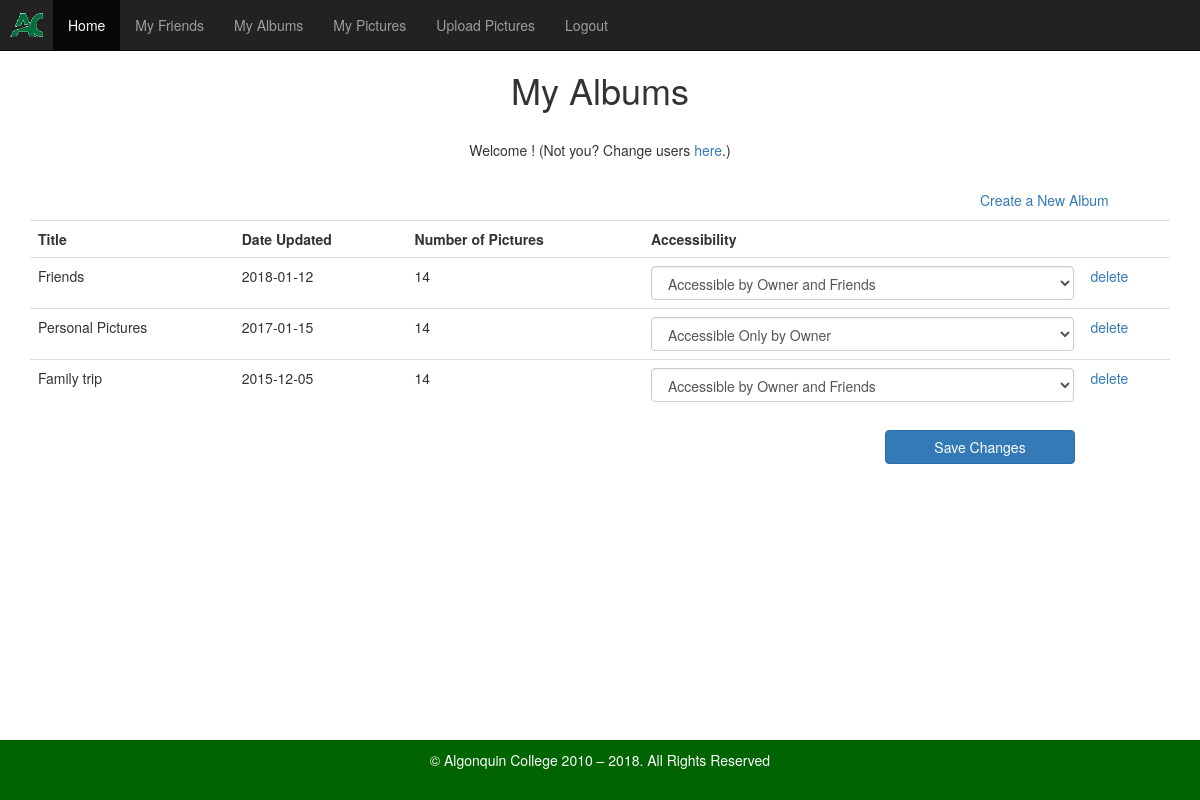
Screenshot of /MyAlbums.php (signed in) with the database file from the repository.
### tables this page shows
CREATE TABLE Album (
	Album_Id int(11) PRIMARY KEY AUTO_INCREMENT,
	Title varchar(256) NOT NULL,
	Description varchar(3000), 
	Date_Updated Date NOT NULL,
	Owner_Id varchar(16) NOT NULL,
	Accessibility_Code varchar(16) NOT NULL,
	FOREIGN KEY (Owner_Id) REFERENCES Users (UserId),
	FOREIGN KEY (Accessibility_Code) REFERENCES Accessibility (Accessibility_Code)
);

### SqlScripts/Queries.php (called while the page is built, shortened)
<?php
function connectToDb(){
    $dbConnection = parse_ini_file("db_connection.ini");
    extract($dbConnection);
    return new PDO($dsn, $user, $password);;
}
function showAlbums($ownerID) {
    $myPdo = connectToDb();
    $sql = "SELECT Title, Date_Updated, Owner_Id, Accessibility_Code, Description
            FROM album
            INNER JOIN users ON album.Owner_ID = users.UserId
            WHERE Owner_ID = :ownerID;";
    $pStatment = $myPdo->prepare($sql);
    $pStatment->execute( array('ownerID' => $ownerID));
    $data = $pStatment->fetchAll();
    return $data;
}
?>

### MyAlbums.php (the view, shortened to what this page needs)
<?php include ("./CommonFiles/Header.php"); ?>
<body>
    <div class="container">
        <form class="form-horizontal" id="accChangeForm" action="<?php echo $_SERVER['PHP_SELF']; ?>" method="post">
            <h1 style="text-align: center">My Albums</h1>
            <br />
            <p class="text-center">
                Welcome
                !
            (Not you? Change users
                <a href="<?php echo $directoryPrefix; ?>/Logout.php">here</a>.)
            </p>
            <br />
            <p class="col-lg-offset-10">
                <a href="AddAlbum.php">Create a New Album</a>
            </p>
            <table class="table">
                <tr>
                    <th>Title</th>
                    <th>Date Updated</th>
                    <th>Number of Pictures</th>
                    <th>Accessibility</th>
                    <th></th>
                </tr>
                <?php
                $albumList = showAlbums($_SESSION["LoggedInUserId"]);
                $index = 0;
                foreach ($albumList as $album) {
                echo <<< EOT
                <tr>
                <td>$album[Title]</td>
                <td>$album[Date_Updated]</td>
                <td>14</td>
                <td>
                    <select class="form-control" id="accessibility$index" name="accessibility$index">
EOT;
                    if ($album[Accessibility_Code] == "shared") {
                        echo "<option value='shared' selected>Accessible by Owner and Friends</option>";
                    }
                    else {
                        echo "<option value='private' selected>Accessible Only by Owner</option>";
                    }
                    echo "</select>";
                    echo "</td>";
                    echo "<td><a href='#'>delete</a></td>";
                    $index++;
                }
                ?>
            </table>
            <input type="submit" name="btnSaveChanges" class="col-lg-2 col-lg-offset-9 btn btn-primary" id="btnSaveChanges" value="Save Changes" />
        </form>
    </div>
    <?php include ("./CommonFiles/Footer.php"); ?>
</body>

### CommonFiles/Header.php (shortened to what this page needs)
<!DOCTYPE html>
<html lang="en" style="position: relative; min-height: 100%;">
<head>
    <link href="<?php echo $directoryPrefix; ?>/SiteResources/Contents/css/bootstrap.min.css" rel="stylesheet" type="text/css" />
    <link href="<?php echo $directoryPrefix; ?>/SiteResources/Contents/AlgCss/Site.css" rel="stylesheet" type="text/css" />
</head>
<body style="padding-top: 50px; margin-bottom: 60px;">
    <nav class="navbar navbar-default navbar-fixed-top navbar-inverse">
        <div class="container-fluid">
            <div class="navbar-header">
                <a class="navbar-brand" style="padding: 10px" href="http://www.algonquincollege.com">
                    <img src="<?php echo $directoryPrefix; ?>/SiteResources/Contents/img/AC.png"
                         alt="Algonquin College" style="max-width:100%; max-height:100%;" />
                </a>
            </div>
            <div class="collapse navbar-collapse" id="bs-example-navbar-collapse-1">
                <ul class="nav navbar-nav">
                    <li class="active"><a href="<?php echo $directoryPrefix; ?>/Index.php">Home</a></li>
                    <li><a href="<?php echo $directoryPrefix; ?>/MyFriends.php">My Friends</a></li>
                    <li><a href="<?php echo $directoryPrefix; ?>/MyAlbums.php">My Albums</a></li>
                    <li><a href="<?php echo $directoryPrefix; ?>/MyPictures.php">My Pictures</a></li>
                    <li><a href="<?php echo $directoryPrefix; ?>/UploadPictures.php">Upload Pictures</a></li>
                    <?php if (empty($_SESSION["LoggedInUserId"])) : ?>
                    <li><a href="<?php echo $directoryPrefix; ?>/Login.php">Log In</a></li>
                    <?php else : ?>
                    <li><a href="<?php echo $directoryPrefix; ?>/Logout.php">Logout</a></li>
                    <?php endif; ?>
                </ul>
            </div>
        </div>
    </nav>

### CommonFiles/Footer.php (shortened to what this page needs)
        <footer style="position: absolute; bottom: 0;
                   width: 100%; height: 60px; background-color: darkgreen;">
            	<div class="container">
                    <p style="text-align: center; padding: 10px; color: white;">
            &copy; Algonquin College 2010 –
            <?php date_default_timezone_set("America/Toronto"); print Date("Y"); ?>.
            All Rights Reserved
                 </p>
            	</div>
        </footer>
</body>
</html>

### rows the page displays
album: Title "Friends", Date_Updated "2018-01-12", Accessibility_Code "Accessible by Owner and Friends"
album: Title "Personal Pictures", Date_Updated "2017-01-15", Accessibility_Code "Accessible Only by Owner"
album: Title "Family trip", Date_Updated "2015-12-05", Accessibility_Code "Accessible by Owner and Friends"

### other values shown
Date("Y") "2018"
